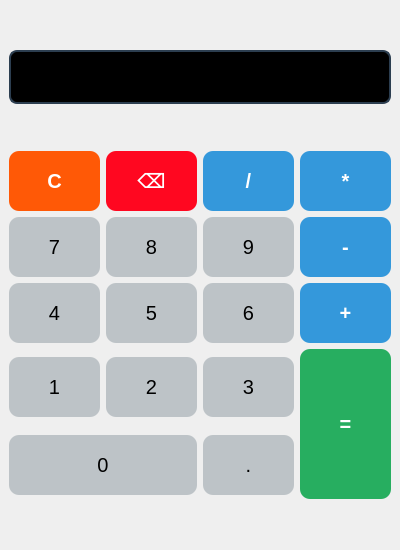
<?xml version="1.0" encoding="UTF-8"?>
<ui version="4.0">
 <class>MainWindow</class>
 <widget class="QMainWindow" name="MainWindow">
  <property name="geometry">
   <rect>
    <x>0</x>
    <y>0</y>
    <width>400</width>
    <height>550</height>
   </rect>
  </property>
  <property name="windowTitle">
   <string>Calculator</string>
  </property>
  <property name="styleSheet">
   <string notr="true">QLineEdit#display {
    background-color: black;
    color: white;
    font-weight: bold;
    font-size: 24px;
    border: 2px solid #2c3e50;
    border-radius: 8px;
    padding: 10px;
}
</string>
  </property>
  <widget class="QWidget" name="centralwidget">
   <property name="font">
    <font>
     <italic>false</italic>
     <bold>true</bold>
     <kerning>true</kerning>
    </font>
   </property>
   <property name="cursor">
    <cursorShape>ArrowCursor</cursorShape>
   </property>
   <property name="styleSheet">
    <string notr="true">QPushButton {
    min-width: 80px;
    min-height: 60px;
    font-size: 20px;
    border-radius: 10px;
}

/* Digits */
QPushButton#button0,
QPushButton#button1,
QPushButton#button2,
QPushButton#button3,
QPushButton#button4,
QPushButton#button5,
QPushButton#button6,
QPushButton#button7,
QPushButton#button8,
QPushButton#button9,
QPushButton#dotButton {
    background-color: #bdc3c7;
    color: black;
}

/* Operators */
QPushButton#addButton,
QPushButton#subButton,
QPushButton#mulButton,
QPushButton#divButton {
    background-color: #3498db;
    color: white;
    font-weight: bold;
}

/* Equals */
QPushButton#equalButton {
    background-color: #27ae60;
    color: white;
    font-weight: bold;
    min-height: 150;
    min-width:50;
}

/* Clear */
QPushButton#clearButton {
    background-color: #ff5906;
    color: white;
    font-weight: bold;
}

/* Delete */
QPushButton#deleteButton {
    background-color: #ff0720;
    color: white;
    font-weight: bold;
}
</string>
   </property>
   <layout class="QVBoxLayout" name="verticalLayout">
    <item>
     <widget class="QLineEdit" name="display">
      <property name="styleSheet">
       <string notr="true">
        QLineEdit {
            background-color: #000000;
            font-size: 24px;
            border: 2px solid #2c3e50;
            border-radius: 8px;
            padding: 10px;
        }
       </string>
      </property>
      <property name="alignment">
       <set>Qt::AlignmentFlag::AlignRight</set>
      </property>
     </widget>
    </item>
    <!--<item>
     <widget class="QLineEdit" name="display">
      <property name="minimumHeight"><number>70</number></property>
      <property name="alignment"><set>Qt::AlignRight</set></property>
      <property name="readOnly"><bool>true</bool></property>
      <property name="font">
       <font><pointsize>18</pointsize><bold>true</bold></font>
      </property>
     </widget>
    </item>-->

    <item>
     <layout class="QGridLayout" name="gridLayout">
      <item row="0" column="0">
       <widget class="QPushButton" name="clearButton">
        <property name="text">
         <string>C</string>
        </property>
       </widget>
      </item>
      <item row="0" column="1">
       <widget class="QPushButton" name="deleteButton">
        <property name="text">
         <string>⌫</string>
        </property>
       </widget>
      </item>
      <item row="0" column="2">
       <widget class="QPushButton" name="divButton">
        <property name="text">
         <string>/</string>
        </property>
       </widget>
      </item>
      <item row="0" column="3">
       <widget class="QPushButton" name="mulButton">
        <property name="text">
         <string>*</string>
        </property>
       </widget>
      </item>
      <item row="1" column="0">
       <widget class="QPushButton" name="button7">
        <property name="text">
         <string>7</string>
        </property>
       </widget>
      </item>
      <item row="1" column="1">
       <widget class="QPushButton" name="button8">
        <property name="text">
         <string>8</string>
        </property>
       </widget>
      </item>
      <item row="1" column="2">
       <widget class="QPushButton" name="button9">
        <property name="text">
         <string>9</string>
        </property>
       </widget>
      </item>
      <item row="1" column="3">
       <widget class="QPushButton" name="subButton">
        <property name="text">
         <string>-</string>
        </property>
       </widget>
      </item>
      <item row="2" column="0">
       <widget class="QPushButton" name="button4">
        <property name="text">
         <string>4</string>
        </property>
       </widget>
      </item>
      <item row="2" column="1">
       <widget class="QPushButton" name="button5">
        <property name="text">
         <string>5</string>
        </property>
       </widget>
      </item>
      <item row="2" column="2">
       <widget class="QPushButton" name="button6">
        <property name="text">
         <string>6</string>
        </property>
       </widget>
      </item>
      <item row="2" column="3">
       <widget class="QPushButton" name="addButton">
        <property name="text">
         <string>+</string>
        </property>
       </widget>
      </item>
      <item row="3" column="0">
       <widget class="QPushButton" name="button1">
        <property name="text">
         <string>1</string>
        </property>
       </widget>
      </item>
      <item row="3" column="1">
       <widget class="QPushButton" name="button2">
        <property name="text">
         <string>2</string>
        </property>
       </widget>
      </item>
      <item row="3" column="2">
       <widget class="QPushButton" name="button3">
        <property name="text">
         <string>3</string>
        </property>
       </widget>
      </item>
      <item row="3" column="3" rowspan="2">
       <widget class="QPushButton" name="equalButton">
        <property name="text">
         <string>=</string>
        </property>
       </widget>
      </item>
      <item row="4" column="0" colspan="2">
       <widget class="QPushButton" name="button0">
        <property name="text">
         <string>0</string>
        </property>
       </widget>
      </item>
      <item row="4" column="2">
       <widget class="QPushButton" name="dotButton">
        <property name="text">
         <string>.</string>
        </property>
       </widget>
      </item>
     </layout>
    </item>
   </layout>
  </widget>
 </widget>
 <resources/>
 <connections/>
</ui>
